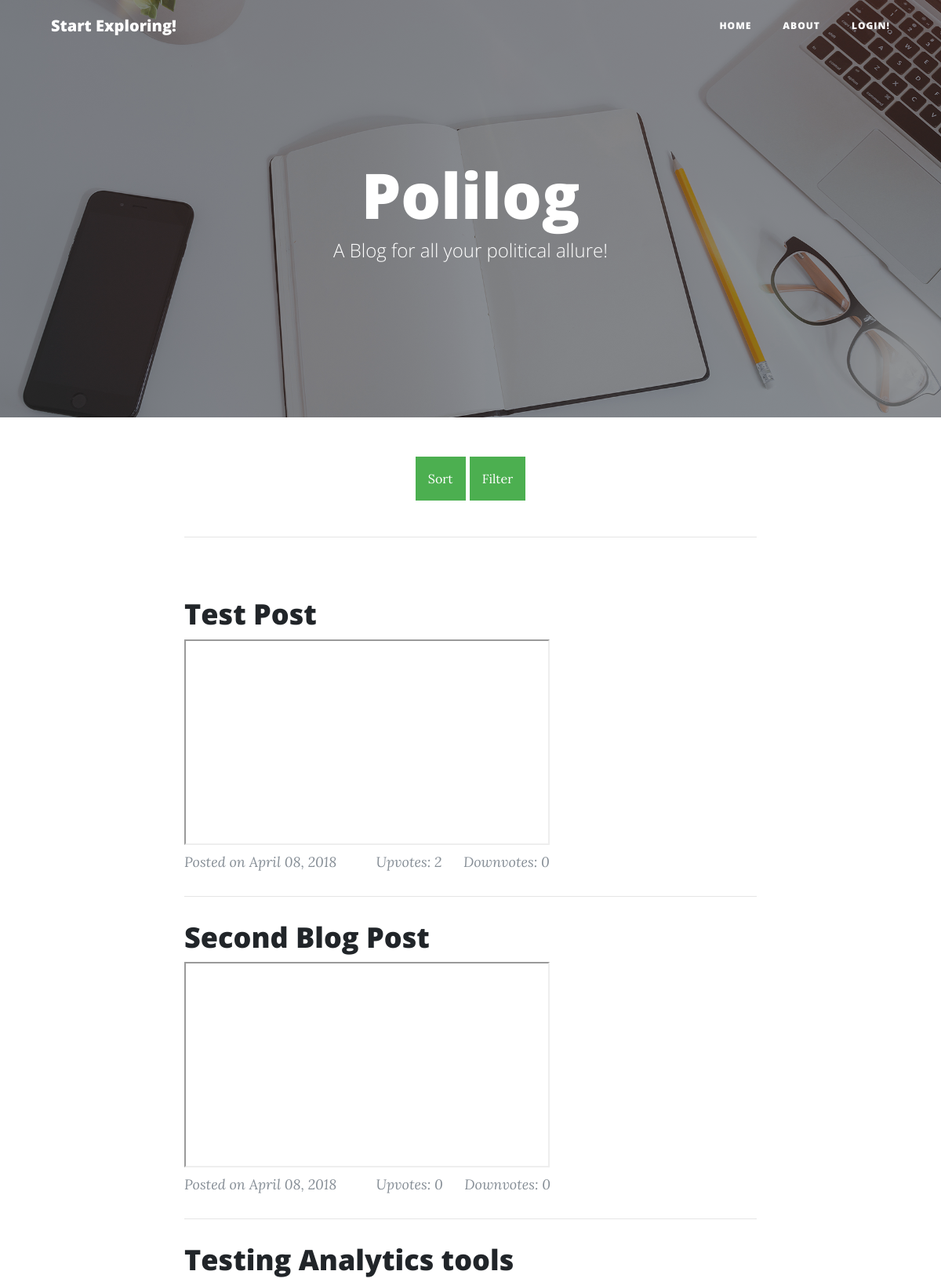
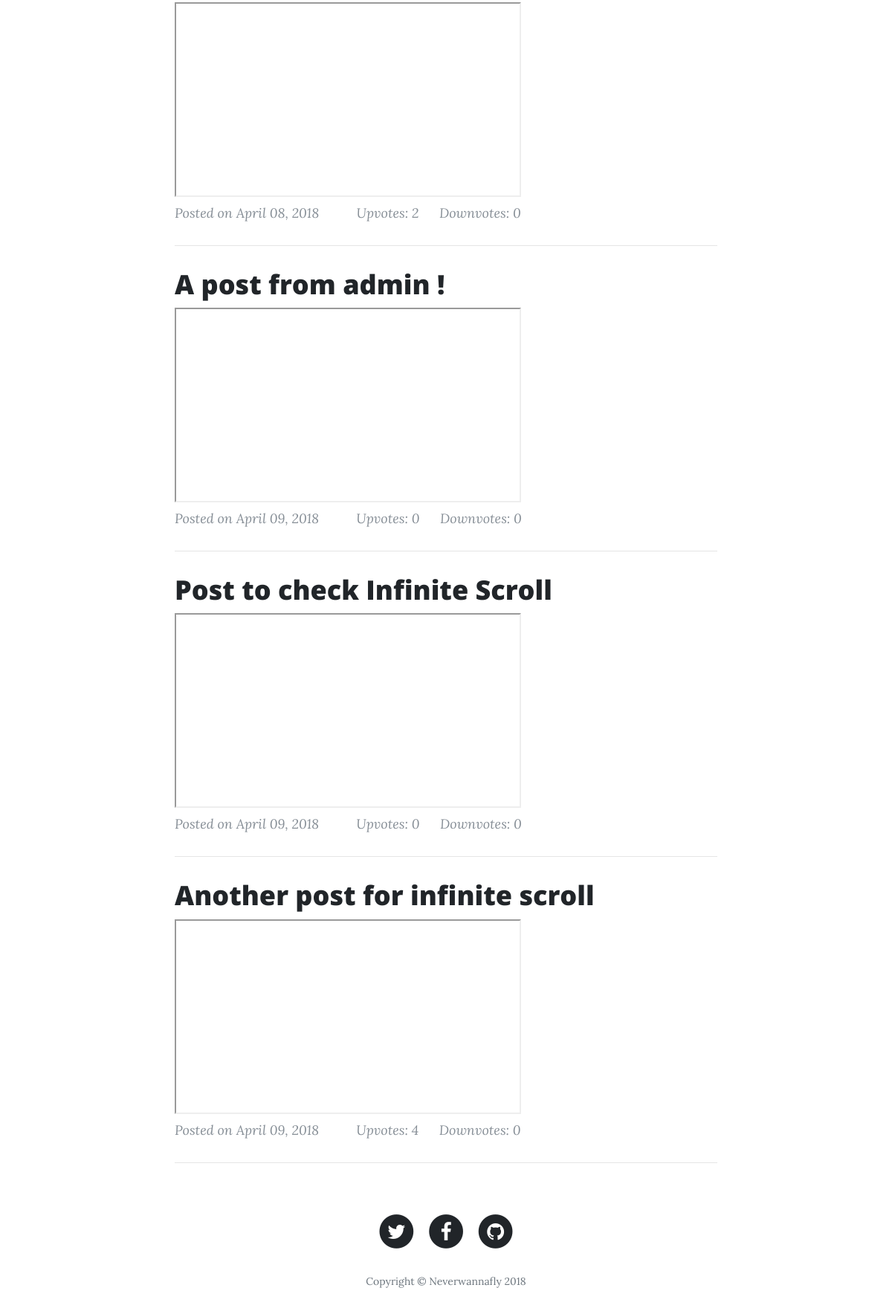
The page /home on the database its author committed (2 pictures, top to bottom).
### app.py (models this page shows, shortened)
class Post(db.Model):
    unique_id = db.Column(db.Integer, primary_key=True, nullable=False, autoincrement=True)
    title = db.Column(db.String(100))
    content = db.Column(db.String(1000))
    name_of_party = db.Column(db.String(100))
    image = db.Column(db.String(200))
    upvote_counter = db.Column(db.Integer)
    downvote_counter = db.Column(db.Integer)
    timestamp = db.Column(db.DateTime)
    location = db.Column(db.String(500))
    video = db.Column(db.String(500))

### app.py (the view)
@app.route('/home')
def index():
    posts = Post.query.all()
    return render_template('index.html', posts=posts, current_user=current_user)

### templates/index.html (shortened to what this page needs)
<!DOCTYPE html>
<html lang="en">
  <head>
    <link href="{{ url_for('static', filename='bootstrap.min.css') }}" rel="stylesheet">
    <link href="{{ url_for('static', filename='font-awesome.css') }}" rel="stylesheet" type="text/css">
    <link href="{{ url_for('static', filename='clean-blog.min.css') }}" rel="stylesheet">
  </head>
  <body>
    <nav class="navbar navbar-expand-lg navbar-light fixed-top" id="mainNav">
      <div class="container">
        <a class="navbar-brand" href="{{ url_for('index') }}">
          {% if current_user.is_authenticated %}
          Welcome {{name}}
          {% else %}
          Start Exploring!
          {% endif %}
        </a>
        <div class="collapse navbar-collapse" id="navbarResponsive">
          <ul class="navbar-nav ml-auto">
              <li class="nav-item">
                <a class="nav-link" href="{{ url_for('index') }}">Home</a>
              </li>
                  <li class="nav-item">
                      <a class="nav-link" href="{{ url_for('about') }}">About</a>
                  </li>
                  {% if current_user.is_authenticated %}
                  <li class="nav-item">
                    <a class="nav-link" href="{{ url_for('logout') }}">Logout!</a>
                  </li>
                  {% else %}
                  <li class="nav-item">
                      <a class="nav-link" href="{{ url_for('admin_login') }}">Login!</a>
                  </li>
                  {% endif %}
          </ul>
        </div>
      </div>
    </nav>
    <header class="masthead" style="background-image: url(' {{ url_for('static', filename='home-bg.jpg') }} ')">
      <div class="overlay"></div>
      <div class="container">
        <div class="row">
          <div class="col-lg-8 col-md-10 mx-auto">
            <div class="site-heading">
              <h1>Polilog</h1>
              <span class="subheading">A Blog for all your political allure!</span>
            </div>
          </div>
        </div>
      </div>
    </header>
    <center>
            <div class="dropdown">
              <button class="dropbtn">Sort</button>
            </div>
            <div class="dropdown">
                <button class="dropbtn">Filter</button>
              </div>
    </center>
    <div class="container">
      <div class="row">
        <div class="col-lg-8 col-md-10 mx-auto">
            <br><hr><br>
          {% for post in posts %}
          <div class="post-preview">
            <a href="{{ url_for('post', post_id=post.unique_id) }}">
              <h2 class="post-title">
                {{ post.title }}
              </h2>
              <div>
                  <iframe width="466" height="262" src="{{ post.video.split(',')[0] }}" frameborder="5" allow="autoplay; encrypted-media" allowfullscreen></iframe>
                </div>
            </a>
            <p class="post-meta">Posted on
              {{ post.timestamp.strftime("%B %d, %Y") }} &emsp; &emsp; Upvotes: {{post.upvote_counter}} &emsp; Downvotes: {{post.downvote_counter}}</p>
          </div>
          <hr>
          {% endfor %}
    <footer>
      <div class="container">
        <div class="row">
          <div class="col-lg-8 col-md-10 mx-auto">
            <ul class="list-inline text-center">
              <li class="list-inline-item">
                <a href="#">
                  <span class="fa-stack fa-lg">
                    <i class="fa fa-circle fa-stack-2x"></i>
                    <i class="fa fa-twitter fa-stack-1x fa-inverse"></i>
                  </span>
                </a>
              </li>
              <li class="list-inline-item">
                <a href="#">
                  <span class="fa-stack fa-lg">
                    <i class="fa fa-circle fa-stack-2x"></i>
                    <i class="fa fa-facebook fa-stack-1x fa-inverse"></i>
                  </span>
                </a>
              </li>
              <li class="list-inline-item">
                <a href="#">
                  <span class="fa-stack fa-lg">
                    <i class="fa fa-circle fa-stack-2x"></i>
                    <i class="fa fa-github fa-stack-1x fa-inverse"></i>
                  </span>
                </a>
              </li>
            </ul>
            <p class="copyright text-muted">Copyright &copy; Neverwannafly 2018</p>
          </div>
        </div>
      </div>
    </footer>
  </body>
</html>

### templates/index.html (style rules this page uses)
.dropbtn { background-color: #4CAF50; color: white; padding: 16px; font-size: 16px; border: none; cursor: pointer; }
.dropdown { position: relative; display: inline-block; }

### rows shown on the page
Post: title "Test Post", timestamp "April 08, 2018", upvote_counter "2", downvote_counter "0"
Post: title "Second Blog Post", timestamp "April 08, 2018", upvote_counter "0", downvote_counter "0"
Post: title "Testing Analytics tools", timestamp "April 08, 2018", upvote_counter "2", downvote_counter "0"
Post: title "A post from admin !", timestamp "April 09, 2018", upvote_counter "0", downvote_counter "0"
Post: title "Post to check Infinite Scroll", timestamp "April 09, 2018", upvote_counter "0", downvote_counter "0"
Post: title "Another post for infinite scroll", timestamp "April 09, 2018", upvote_counter "4", downvote_counter "0"
